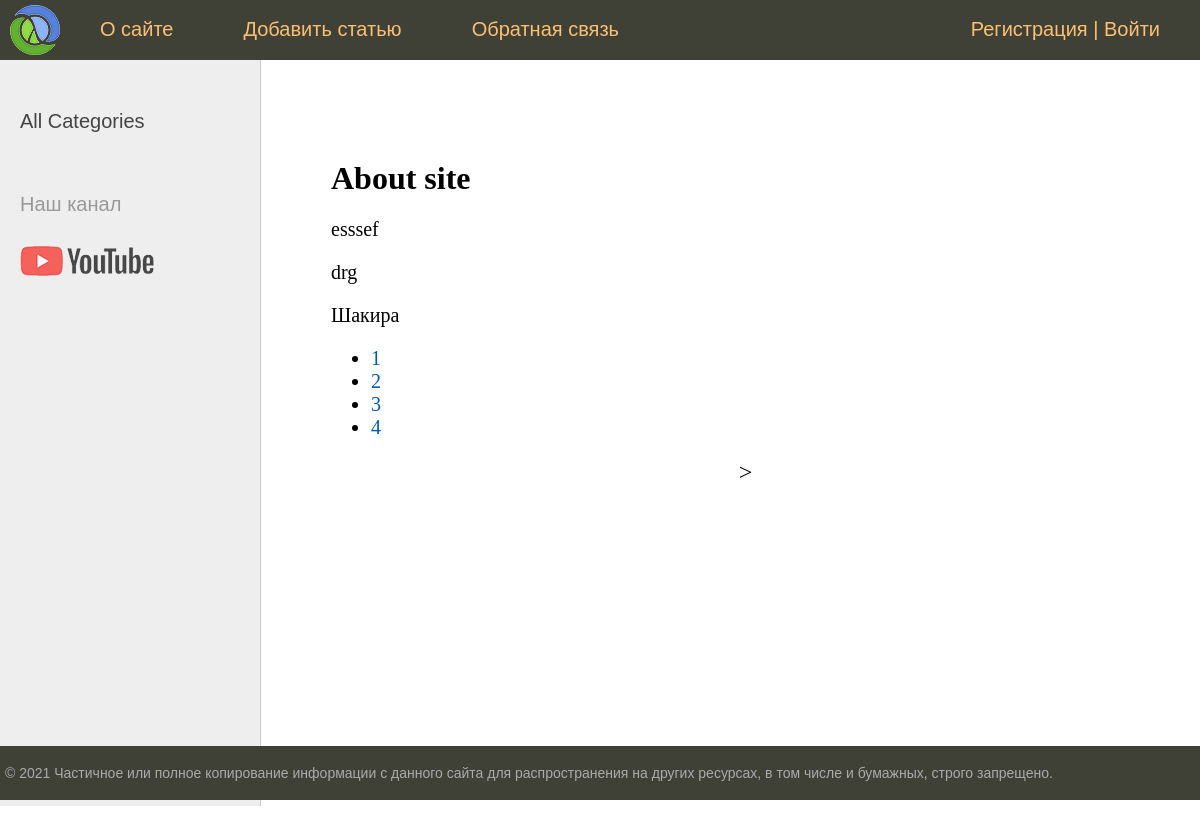
/about/, run on an earlier commit of the app's database.
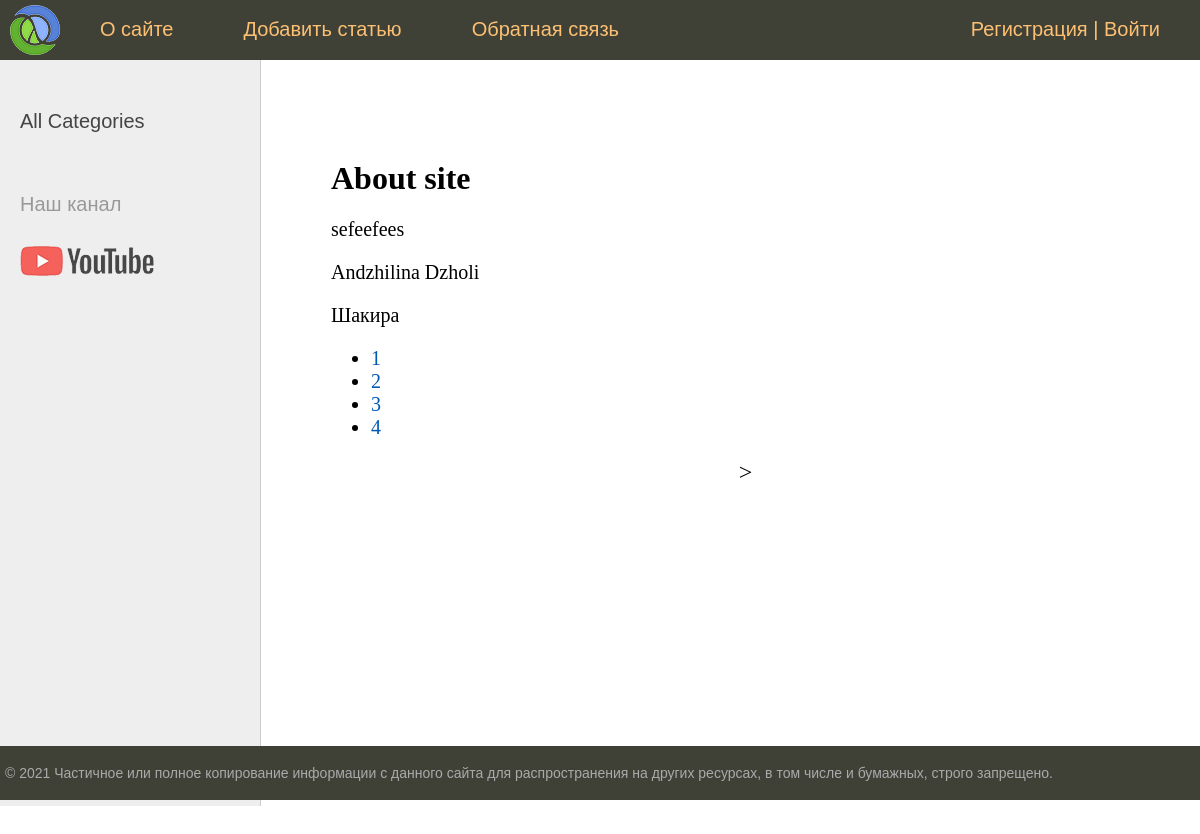
And on a later commit of the database.
### women/models.py (models this page shows, shortened)
class Women(models.Model):
    title = models.CharField(max_length=255, verbose_name='Заголовок') # 'vervose_name' is alternative name for admin panel
    slug = models.SlugField(max_length=255, unique=True, db_index=True, verbose_name='URL')
    content = models.TextField(blank=True)
    photo = models.ImageField(upload_to='photos/%Y/%m/%d/')
    time_create = models.DateTimeField(auto_now_add=True)
    time_update = models.DateTimeField(auto_now=True)
    is_published = models.BooleanField(default=True)
    cat = models.ForeignKey('Category', on_delete=models.PROTECT)  # If add - related_name='get_posts', then we can use not "c.women_set.all()" but "c.get_posts.all()"
    def __str__(self):
        return self.title
    class Meta:
        verbose_name = 'Famous Women' # Add to end of name symbol 's'
        verbose_name_plural = 'Famous women' # So as not be symbol 's'
        ordering = ['-time_create', 'title'] # Sorting (and in the admin panel and on the site)

### women/views.py (the view)
# urls.py: path('about/', about, name='about'),
def about(request):
    contact_list = Women.objects.all()
    paginator = Paginator(contact_list, 3)
    page_number = request.GET.get('page')
    page_obj = paginator.get_page(page_number)
    return render(request, 'women/about.html', {'page_obj': page_obj, 'menu': menu, 'title': 'About site'})

### women/models.py (called while the page is built)
    def get_absolute_url(self):
        return reverse('category', kwargs={'cat_slug': self.slug}) # pk is internal attribute of Model. It's 'primary key'

### women/templatetags/women_tags.py (called while the page is built)
@register.inclusion_tag('women/list_categories.html')
def show_categories(sort=None, cat_selected=0):
    if not sort:
        cats = Category.object.all()
    else:
        cats = Category.objects.order_by(sort)
    return {'cats': cats, 'cat_selected': cat_selected}

### women/templates/women/about.html
{% extends 'women/base.html' %}
{% block content %}
<h1>{{title}}</h1>
{% for contact in page_obj %}
<p>{{ contact }}</p>
{% endfor %}
<nav>
    <ul>
        {% for p in page_obj.paginator.page_range %}
        <li>
            <a href="?page={{ p }}">{{ p }}</a>
        </li>
        {% endfor %}
    </ul>
</nav>
{% endblock %}

### women/templates/women/base.html (shortened to what this page needs)
{% load static %}
{% load women_tags %}
<!DOCTYPE html>
<html>
<head>
	<link type="text/css" href="{% static 'women/css/styles.css' %}" rel="stylesheet" />
</head>
<body>
<table class="table-page" border=0 cellpadding="0" cellspacing="0">
<tr><td valign=top>
{% block mainmenu %}
		<div class="header">
			<ul id="mainmenu" class="mainmenu">
			<li class="logo"><a href="{% url 'home' %}"><div class="logo"></div></a></li>
{% for m in menu %}
			<li><a href="{% url m.url_name %}">{{m.title}}</a></li>
{% endfor %}
			<li class="last"><a href="{% url 'register' %}">Регистрация</a> |
				<a href="{% url 'login' %}">Войти</a></li>
			</ul>
		</div>
{% endblock mainmenu %}
<table class="table-content" border=0 cellpadding="0" cellspacing="0">
<tr>
	<td valign="top" class="left-chapters">
	<ul id="leftchapters">
{% if cat_selected == 0 %}
		<li class="selected">All Categories</li>
{% else %}
		<li><a href="{% url 'home' %}">All Categories</a></li>
{% endif %}
		<li class="share">
		<p>Наш канал</p>
		<a class="share-yt" href="https://www.youtube.com/channel/UClJzWfGWuGJL2t-3dYKcHTA/playlists" target="_blank" rel="nofollow"></a>
		</li>
	</ul>
</td>
<td valign="top" class="content">
	<div class="content-text">
{% block content %}
{% endblock %}
{% if page_obj.has_other_pages %}
<nav class="list-pages">
	<ul>
{% if page_obj.has_next %}
<li class="page-nem">
	<a href="?page={{ page_obj.next_page_number }}">&gt;</a>
</li>
{% endif %}
	</ul>
</nav>
{% endif %}
	</div>
</td></tr></table>
</td></tr>
<tr><td valign=top>
	<div id="footer">
		<p>&copy; 2021 Частичное или полное копирование информации с данного сайта для распространения на других ресурсах, в том числе и бумажных, строго запрещено.</p>
	</div>
</td></tr></table>
</body>
</html>

### women/static/women/css/styles.css (style rules this page uses)
html, body { font-family: 'Arial'; margin: 0; padding: 0; height: 100%; width: 100%; color: #444; }
a { color: #0059b2; text-decoration: none; }
.table-page { width: 100%; height: 100%; vertical-align: top; }
.table-page tr { height: 100%; }
.header { background: #3F4137; height: 60px; }
.logo { background: url('../images/logo.png') no-repeat 10px 5px; width: 70px; height: 60px; }
ul.mainmenu { list-style: none; margin: 0; padding: 0; height: 60px; color: #fdc073; font-size: 20px; overflow: hidden; }
ul.mainmenu li { float: left; margin: 18px 40px 0 30px; }
ul.mainmenu li.logo { margin: 0; }
ul.mainmenu li.last { float: right; }
ul.mainmenu li a { color: #fdc073; text-decoration: none; }
.table-content { width: 100%; min-height: 100%; height: 100%; }
.left-chapters { margin: 0; background: #eee; border-right: 1px solid #ccc; min-height: 100%; }
.left-chapters ul { width: 230px; min-height: 100%; margin: 0; padding: 20px 10px 10px 20px; list-style: none; font-size: 20px; }
.left-chapters ul li { margin: 30px 0 0 0; color: #999; }
.left-chapters ul li a { color: #444; text-decoration: none; }
.left-chapters ul li.share { margin: 60px 0 0 0; }
.left-chapters ul li.share p { margin: 30px 0 30px 0; }
.left-chapters ul li.share a { display: inline-block; width: 40px; height: 40px; margin: 0 20px 0 0; }
.left-chapters ul li.share a.share-yt { width: 100%; height: 30px; background: url('../images/share_yt.png') no-repeat 0 0 }
.content { padding: 40px 20px 20px 40px; width: 100%; box-sizing: border-box; }
.content-text { margin: 60px 0 0 30px; color: #000; font-size: 20px; font-family: Yandex Sans Display Light; }
.content-text h1 { font-size: 32px; }
#footer { box-sizing: border-box; background: #3F4137; padding: 5px; color: #aaa; font-size: 14px; font-family: Verdana, Geneva, Arial, Helvetica; text-align: left; overflow: hidden; }
.list-pages { text-align: center; margin: 0 0 20px 0; }
.list-pages ul { margin: 20px 0 0 0; padding: 0; list-style: none; }
.list-pages ul li { display: inline-block; margin: 0 20px 0 0; }
.list-pages a { color: #000; font-size: 24px; text-decoration: none; }

What changed in the data, as far as the page shows it:
removed Women: title "esssef"
removed Women: title "drg"
added Women: title "sefeefees"
added Women: title "Аndzhilina Dzholi"
